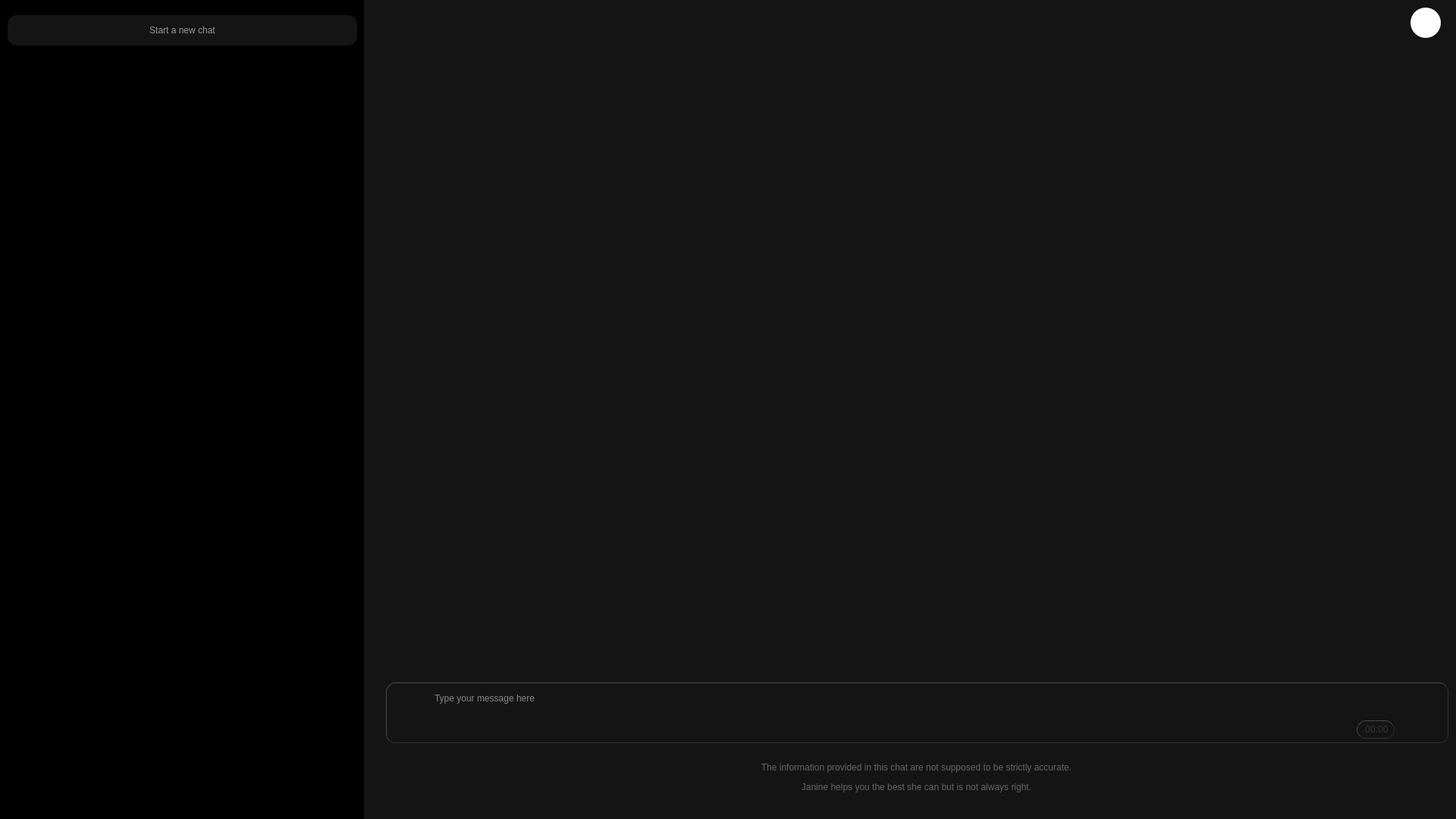
<?xml version="1.0" encoding="UTF-8"?>
<ui version="4.0">
 <class>Chat</class>
 <widget class="QFrame" name="Chat">
  <property name="geometry">
   <rect>
    <x>0</x>
    <y>0</y>
    <width>1920</width>
    <height>1080</height>
   </rect>
  </property>
  <property name="windowTitle">
   <string>Frame</string>
  </property>
  <property name="styleSheet">
   <string notr="true">background-color: rgb(20, 20, 20);</string>
  </property>
  <widget class="QWidget" name="chat_history" native="true">
   <property name="geometry">
    <rect>
     <x>0</x>
     <y>0</y>
     <width>480</width>
     <height>1080</height>
    </rect>
   </property>
   <property name="maximumSize">
    <size>
     <width>900</width>
     <height>1080</height>
    </size>
   </property>
   <property name="styleSheet">
    <string notr="true">background-color: rgb(0, 0, 0);</string>
   </property>
   <widget class="QPushButton" name="newChat">
    <property name="geometry">
     <rect>
      <x>10</x>
      <y>20</y>
      <width>461</width>
      <height>40</height>
     </rect>
    </property>
    <property name="styleSheet">
     <string notr="true">background-color: rgb(20, 20, 20);
color: rgb(150, 150, 150);
border-radius: 12px;</string>
    </property>
    <property name="text">
     <string>Start a new chat</string>
    </property>
   </widget>
   <widget class="QPushButton" name="newChat2">
    <property name="geometry">
     <rect>
      <x>30</x>
      <y>20</y>
      <width>40</width>
      <height>40</height>
     </rect>
    </property>
    <property name="styleSheet">
     <string notr="true">background-color: rgb(20, 20, 20);
border-radius: 12px;</string>
    </property>
    <property name="text">
     <string/>
    </property>
    <property name="icon">
     <iconset>
      <normaloff>../icons/comment.png</normaloff>../icons/comment.png</iconset>
    </property>
    <property name="iconSize">
     <size>
      <width>30</width>
      <height>30</height>
     </size>
    </property>
   </widget>
   <widget class="QScrollArea" name="historyScrollArea">
    <property name="geometry">
     <rect>
      <x>0</x>
      <y>70</y>
      <width>481</width>
      <height>1000</height>
     </rect>
    </property>
    <property name="styleSheet">
     <string notr="true">background-color: rgb(0, 0, 0);
border-style: none;</string>
    </property>
    <property name="widgetResizable">
     <bool>true</bool>
    </property>
    <widget class="QWidget" name="scrollAreaWidgetContents_2">
     <property name="geometry">
      <rect>
       <x>0</x>
       <y>0</y>
       <width>481</width>
       <height>1000</height>
      </rect>
     </property>
    </widget>
   </widget>
  </widget>
  <widget class="QScrollArea" name="chatScrollArea">
   <property name="geometry">
    <rect>
     <x>510</x>
     <y>60</y>
     <width>1400</width>
     <height>801</height>
    </rect>
   </property>
   <property name="styleSheet">
    <string notr="true">border-style: hidden;</string>
   </property>
   <property name="sizeAdjustPolicy">
    <enum>QAbstractScrollArea::AdjustIgnored</enum>
   </property>
   <property name="widgetResizable">
    <bool>true</bool>
   </property>
   <widget class="QWidget" name="scrollAreaWidgetContents">
    <property name="geometry">
     <rect>
      <x>0</x>
      <y>0</y>
      <width>1400</width>
      <height>801</height>
     </rect>
    </property>
   </widget>
  </widget>
  <widget class="QWidget" name="messageContainer" native="true">
   <property name="geometry">
    <rect>
     <x>509</x>
     <y>900</y>
     <width>1401</width>
     <height>80</height>
    </rect>
   </property>
   <property name="styleSheet">
    <string notr="true">border-style: outset;
border-color: rgb(50, 50, 50);
border-width: 1px;
border-radius: 12px</string>
   </property>
   <widget class="QPushButton" name="attach">
    <property name="geometry">
     <rect>
      <x>10</x>
      <y>10</y>
      <width>50</width>
      <height>50</height>
     </rect>
    </property>
    <property name="styleSheet">
     <string notr="true">border-style: none</string>
    </property>
    <property name="text">
     <string/>
    </property>
    <property name="icon">
     <iconset>
      <normaloff>../icons/attach-file.png</normaloff>../icons/attach-file.png</iconset>
    </property>
    <property name="iconSize">
     <size>
      <width>48</width>
      <height>48</height>
     </size>
    </property>
   </widget>
   <widget class="QPushButton" name="send">
    <property name="geometry">
     <rect>
      <x>1340</x>
      <y>10</y>
      <width>50</width>
      <height>50</height>
     </rect>
    </property>
    <property name="styleSheet">
     <string notr="true">border-style: none</string>
    </property>
    <property name="text">
     <string/>
    </property>
    <property name="icon">
     <iconset>
      <normaloff>../icons/paper.png</normaloff>../icons/paper.png</iconset>
    </property>
    <property name="iconSize">
     <size>
      <width>48</width>
      <height>48</height>
     </size>
    </property>
   </widget>
   <widget class="QPushButton" name="voicemail">
    <property name="geometry">
     <rect>
      <x>1280</x>
      <y>10</y>
      <width>50</width>
      <height>50</height>
     </rect>
    </property>
    <property name="styleSheet">
     <string notr="true">border-style: none</string>
    </property>
    <property name="text">
     <string/>
    </property>
    <property name="icon">
     <iconset>
      <normaloff>../icons/voice (1).png</normaloff>../icons/voice (1).png</iconset>
    </property>
    <property name="iconSize">
     <size>
      <width>48</width>
      <height>48</height>
     </size>
    </property>
   </widget>
   <widget class="QTextEdit" name="message">
    <property name="geometry">
     <rect>
      <x>60</x>
      <y>10</y>
      <width>1200</width>
      <height>60</height>
     </rect>
    </property>
    <property name="styleSheet">
     <string notr="true">border-style: none;
color: rgb(250, 250, 250);
</string>
    </property>
    <property name="placeholderText">
     <string>Type your message here</string>
    </property>
   </widget>
   <widget class="QLabel" name="timerLabel">
    <property name="geometry">
     <rect>
      <x>1280</x>
      <y>50</y>
      <width>50</width>
      <height>24</height>
     </rect>
    </property>
    <property name="styleSheet">
     <string notr="true">color: rgb(50, 50, 50);</string>
    </property>
    <property name="text">
     <string>&lt;html&gt;&lt;head/&gt;&lt;body&gt;&lt;p align=&quot;center&quot;&gt;00:00&lt;/p&gt;&lt;/body&gt;&lt;/html&gt;</string>
    </property>
   </widget>
  </widget>
  <widget class="QLabel" name="caution">
   <property name="geometry">
    <rect>
     <x>508</x>
     <y>990</y>
     <width>1401</width>
     <height>70</height>
    </rect>
   </property>
   <property name="styleSheet">
    <string notr="true">color: rgb(100, 100, 100);
</string>
   </property>
   <property name="text">
    <string>&lt;html&gt;&lt;head/&gt;&lt;body&gt;&lt;p align=&quot;center&quot;&gt;The information provided in this chat are not supposed to be strictly accurate.&lt;/p&gt;&lt;p align=&quot;center&quot;&gt;Janine helps you  the best she can but is not always right.&lt;/p&gt;&lt;/body&gt;&lt;/html&gt;</string>
   </property>
  </widget>
  <widget class="QPushButton" name="close_">
   <property name="geometry">
    <rect>
     <x>1860</x>
     <y>10</y>
     <width>40</width>
     <height>40</height>
    </rect>
   </property>
   <property name="styleSheet">
    <string notr="true">border-style: none;
border-radius: 20px;
background-color: rgb(255, 255, 255);</string>
   </property>
   <property name="text">
    <string/>
   </property>
   <property name="icon">
    <iconset>
     <normaloff>../icons/remove-button.png</normaloff>../icons/remove-button.png</iconset>
   </property>
   <property name="iconSize">
    <size>
     <width>36</width>
     <height>36</height>
    </size>
   </property>
  </widget>
 </widget>
 <resources>
  <include location="../rsrc/images/backgrounds.qrc"/>
 </resources>
 <connections/>
</ui>
